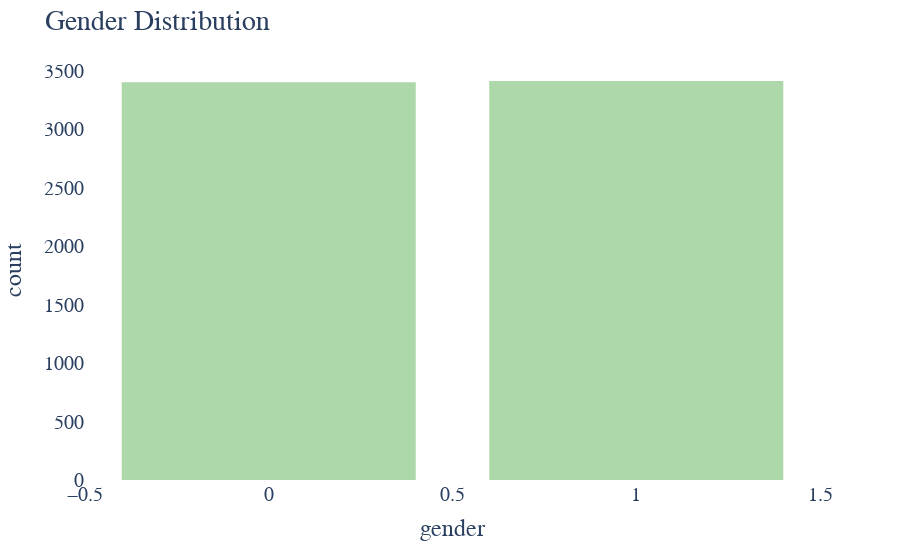

The cell this chart's notebook holds for it:
### Code cell
# Creating an interactive histogram in plotly

fig2 = px.histogram(df_new, x="gender", color_discrete_sequence=['rgb(172, 216, 170)'] )
fig2.update_layout(bargap=0.2)
fig2.update_layout(bargap=0.2)
fig2.update_layout(paper_bgcolor = "rgba(0,0,0,0)",
                   plot_bgcolor = "rgba(0,0,0,0)",
                   font_family = "verdana",
                   font_size = 20,
                   title = 'Gender Distribution'
)
fig2.show()

### Figure 1 — Plotly figure (JSON) as saved in the notebook; plotly's stock layout.template omitted (floating-point values rounded to 4 significant figures; data arrays with more than 128 entries replaced by an {"elided": "..."} marker saying what was removed)
{"data": [{"alignmentgroup": "True", "bingroup": "x", "hoverlabel": {"namelength": 0}, "hovertemplate": "gender=%{x}<br>count=%{y}", "legendgroup": "", "marker": {"color": "rgb(172, 216, 170)"}, "name": "", "offsetgroup": "", "orientation": "v", "showlegend": false, "type": "histogram", "x": {"elided": "6816 int values"}, "xaxis": "x", "yaxis": "y"}], "layout": {"autosize": true, "bargap": 0.2, "barmode": "relative", "font": {"family": "verdana", "size": 20}, "legend": {"tracegroupgap": 0}, "margin": {"t": 60}, "paper_bgcolor": "rgba(0, 0, 0, 0)", "plot_bgcolor": "rgba(0, 0, 0, 0)", "title": {"text": "Gender Distribution"}, "xaxis": {"anchor": "y", "autorange": true, "domain": [0, 1], "range": [-0.5, 1.5], "title": {"text": "gender"}, "type": "linear"}, "yaxis": {"anchor": "x", "autorange": true, "domain": [0, 1], "range": [0, 3593.0], "title": {"text": "count"}}}}
